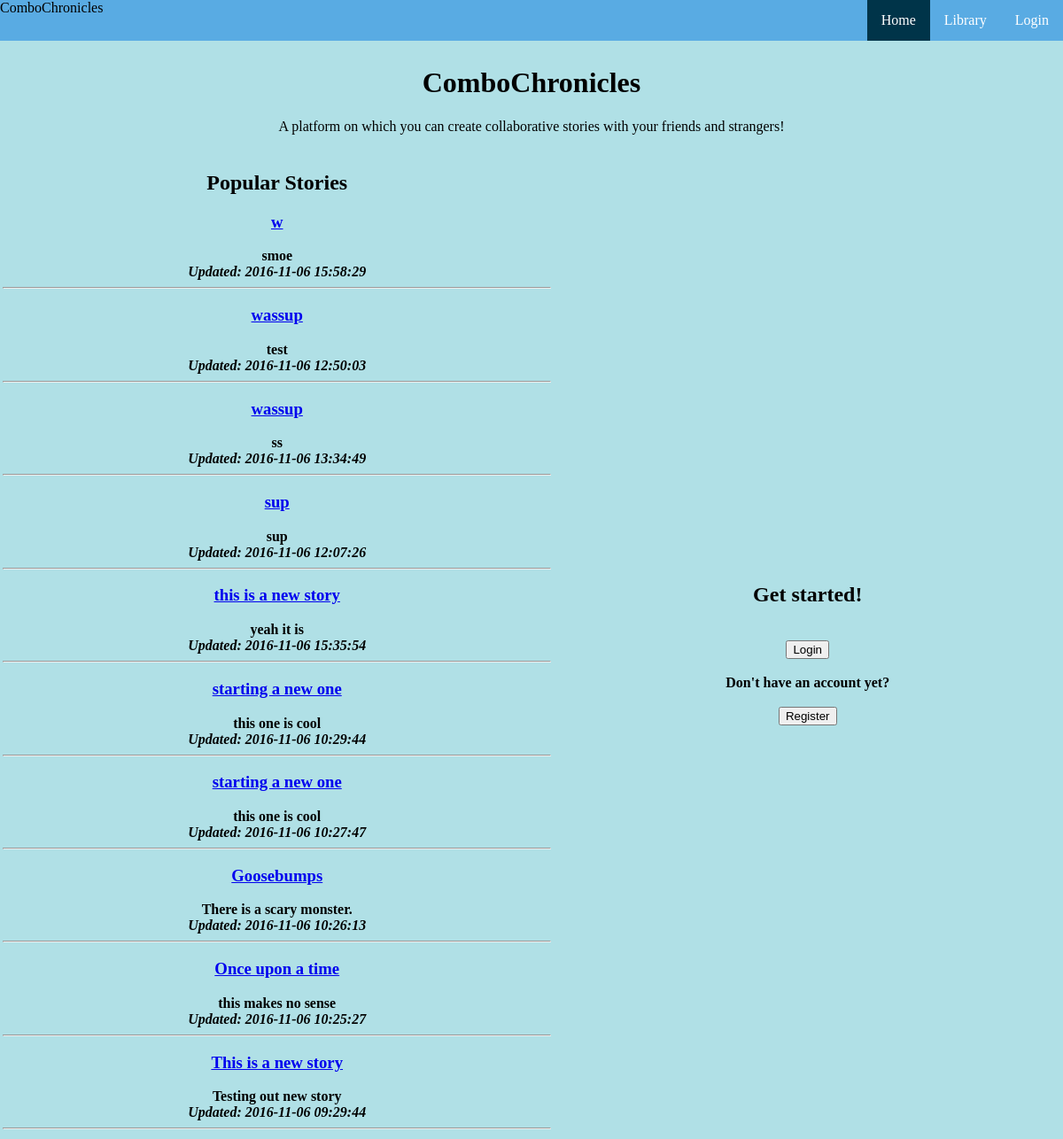
The page / on the database its author committed.
### tables this page shows
CREATE TABLE entries (storyid INTEGER, content TEXT NOT NULL, entryID INTEGER PRIMARY KEY autoincrement, contributor TEXT NOT NULL, timestamp TEXT NOT NULL);

CREATE TABLE stories (storyid INTEGER PRIMARY KEY, title TEXT NOT NULL);

### app.py (the view)
@app.route("/", methods = ['POST','GET'])
def new():
	return render_template('home.html', title = "ComboChronicles", titles_stories = zip(functions.menuStories(10)[0], functions.menuStories(10)[1], functions.menuStories(10)[2], functions.menuStories(10)[3]))

### functions.py (called while the page is built)
def returnLatest(numStories):
	db = sql.connect(STORIES)
	c = db.cursor()
	data = c.execute("SELECT DISTINCT storyid FROM entries ORDER BY timestamp DESC LIMIT ?" , (numStories,))
	stories = []
	for item in data:
		stories.append(item[0])
	return stories

def menuStories(numStories):
	db = sql.connect(STORIES)
	c = db.cursor()
	latestStories = returnLatest(numStories)
	latestEntries = []
	latestTitles = []
	latestTimes = []
	for story in latestStories:
		data = c.execute("SELECT * FROM entries WHERE entries.storyid == ? ORDER BY entryID DESC" , (story,))
		entry = data.fetchone()
		if entry:
			latestEntries.append(entry[1]) #Entry[1] = content
			latestTimes.append(entry[4])
		data = c.execute("SELECT * FROM stories WHERE stories.storyid == ?" , (story,))
		entry = data.fetchone()
		if entry:
			latestTitles.append(entry[1]) #Entry[1] = title
	return (latestTitles, latestStories, latestEntries,latestTimes,)

### templates/home.html (shortened to what this page needs)
{% extends "index.html" %}
{% block homeact %}class="active"{% endblock %}
{% block content %}
	<center><h1>ComboChronicles</h1></center>
	{% if 'username' not in session %}
		<center>
		A platform on which you can create collaborative stories with your friends and strangers!
		</center>
		<table style="width:100%", id="frontcols">
		<tr>
			<th>
			<center>
			<div class = "feed_wrapper">
			<h2>Popular Stories</h2>
			{% for title,id,content,time in titles_stories %}
			<a href = "{{url_for ('login')}}"><h3>{{title}}</h3></a>
			{{content}}
			<br>
			<i>Updated: {{time}}</i>
			<hr>
			{% endfor %}
			</div>
			</center>
			</th>
			<th>
				<div class = "start_wrapper">
				<h2>Get started!</h2>
				<br>
				<form action="/login/" method="POST">
				  <input type = "submit" name = "log" value = "Login">
				  <br>
				  <br>
				  Don't have an account yet?
				  <br>
				  <br>
				  <input type = "submit" name = "reg" value = "Register">
				  <br>
				</form>
				</div>
			</th>
		</tr>
		<br>
	{% endif %}
{% endblock %}

### static/stylesheets/index.css (style rules this page uses)
body { margin:0; background-color: powderblue; }

### rows shown on the page
entries: titles_stories "smoe", titles_stories "2016-11-06 15:58:29"
stories: titles_stories "wassup"
entries: titles_stories "test", titles_stories "2016-11-06 12:50:03"
stories: titles_stories "wassup"
entries: titles_stories "ss", titles_stories "2016-11-06 13:34:49"
stories: titles_stories "sup"
entries: titles_stories "sup", titles_stories "2016-11-06 12:07:26"
stories: titles_stories "this is a new story"
entries: titles_stories "yeah it is", titles_stories "2016-11-06 15:35:54"
stories: titles_stories "starting a new one"
entries: titles_stories "this one is cool", titles_stories "2016-11-06 10:29:44"
stories: titles_stories "starting a new one"
entries: titles_stories "this one is cool", titles_stories "2016-11-06 10:27:47"
stories: titles_stories "Goosebumps"
entries: titles_stories "There is a scary monster.", titles_stories "2016-11-06 10:26:13"
stories: titles_stories "Once upon a time"
entries: titles_stories "this makes no sense", titles_stories "2016-11-06 10:25:27"
stories: titles_stories "This is a new story"
entries: titles_stories "Testing out new story", titles_stories "2016-11-06 09:29:44"

### other values the page prints
{{ title }} "w"
